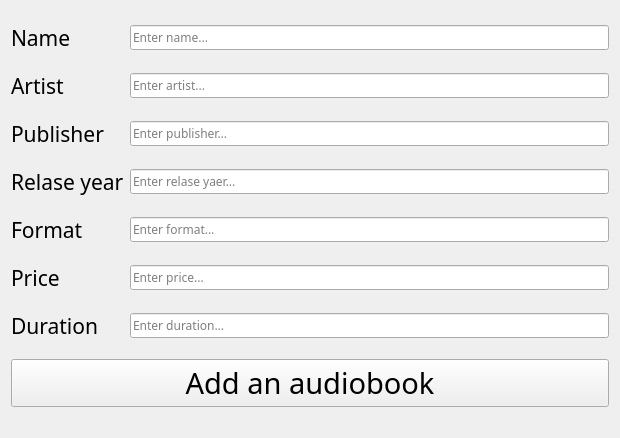
<?xml version="1.0" encoding="UTF-8"?>
<ui version="4.0">
 <class>AddBook</class>
 <widget class="QWidget" name="AddBook">
  <property name="geometry">
   <rect>
    <x>0</x>
    <y>0</y>
    <width>620</width>
    <height>438</height>
   </rect>
  </property>
  <property name="windowTitle">
   <string>Add book</string>
  </property>
  <property name="windowIcon">
   <iconset resource="ICONS.qrc">
    <normaloff>:/new/prefix1/office-reports-icon-outline-office-reports-vector-icon-for-web-design-isolated-on-white-background-700-219898713.jpg</normaloff>:/new/prefix1/office-reports-icon-outline-office-reports-vector-icon-for-web-design-isolated-on-white-background-700-219898713.jpg</iconset>
  </property>
  <layout class="QGridLayout" name="gridLayout">
   <item row="0" column="0">
    <widget class="QLabel" name="label_name">
     <property name="font">
      <font>
       <family>Modern No. 20</family>
       <pointsize>16</pointsize>
      </font>
     </property>
     <property name="text">
      <string>Name</string>
     </property>
    </widget>
   </item>
   <item row="0" column="1">
    <widget class="QLineEdit" name="lineEdit_name">
     <property name="font">
      <font>
       <family>Century Gothic</family>
      </font>
     </property>
     <property name="placeholderText">
      <string>Enter name...</string>
     </property>
    </widget>
   </item>
   <item row="1" column="0">
    <widget class="QLabel" name="label_artist">
     <property name="font">
      <font>
       <family>Modern No. 20</family>
       <pointsize>16</pointsize>
      </font>
     </property>
     <property name="text">
      <string>Artist</string>
     </property>
    </widget>
   </item>
   <item row="1" column="1">
    <widget class="QLineEdit" name="lineEdit_artist">
     <property name="font">
      <font>
       <family>Century Gothic</family>
      </font>
     </property>
     <property name="placeholderText">
      <string>Enter artist...</string>
     </property>
    </widget>
   </item>
   <item row="2" column="0">
    <widget class="QLabel" name="label_pbl">
     <property name="font">
      <font>
       <family>Modern No. 20</family>
       <pointsize>16</pointsize>
      </font>
     </property>
     <property name="text">
      <string>Publisher</string>
     </property>
    </widget>
   </item>
   <item row="2" column="1">
    <widget class="QLineEdit" name="lineEdit_pbl">
     <property name="font">
      <font>
       <family>Century Gothic</family>
      </font>
     </property>
     <property name="placeholderText">
      <string>Enter publisher...</string>
     </property>
    </widget>
   </item>
   <item row="3" column="0">
    <widget class="QLabel" name="label_year">
     <property name="font">
      <font>
       <family>Modern No. 20</family>
       <pointsize>16</pointsize>
      </font>
     </property>
     <property name="text">
      <string>Relase year</string>
     </property>
    </widget>
   </item>
   <item row="3" column="1">
    <widget class="QLineEdit" name="lineEdit_year">
     <property name="font">
      <font>
       <family>Century Gothic</family>
      </font>
     </property>
     <property name="placeholderText">
      <string>Enter relase yaer...</string>
     </property>
    </widget>
   </item>
   <item row="4" column="0">
    <widget class="QLabel" name="label_format">
     <property name="font">
      <font>
       <family>Modern No. 20</family>
       <pointsize>16</pointsize>
      </font>
     </property>
     <property name="text">
      <string>Format</string>
     </property>
    </widget>
   </item>
   <item row="4" column="1">
    <widget class="QLineEdit" name="lineEdit_format">
     <property name="font">
      <font>
       <family>Century Gothic</family>
      </font>
     </property>
     <property name="placeholderText">
      <string>Enter format...</string>
     </property>
    </widget>
   </item>
   <item row="5" column="0">
    <widget class="QLabel" name="label_price">
     <property name="font">
      <font>
       <family>Modern No. 20</family>
       <pointsize>16</pointsize>
      </font>
     </property>
     <property name="text">
      <string>Price</string>
     </property>
    </widget>
   </item>
   <item row="5" column="1">
    <widget class="QLineEdit" name="lineEdit_price">
     <property name="font">
      <font>
       <family>Century Gothic</family>
      </font>
     </property>
     <property name="placeholderText">
      <string>Enter price...</string>
     </property>
    </widget>
   </item>
   <item row="6" column="0">
    <widget class="QLabel" name="label_time">
     <property name="font">
      <font>
       <family>Modern No. 20</family>
       <pointsize>16</pointsize>
      </font>
     </property>
     <property name="text">
      <string>Duration</string>
     </property>
    </widget>
   </item>
   <item row="6" column="1">
    <widget class="QLineEdit" name="lineEdit_time">
     <property name="font">
      <font>
       <family>Century Gothic</family>
      </font>
     </property>
     <property name="placeholderText">
      <string>Enter duration...</string>
     </property>
    </widget>
   </item>
   <item row="7" column="0" colspan="2">
    <widget class="QPushButton" name="Button_book">
     <property name="font">
      <font>
       <family>Modern No. 20</family>
       <pointsize>22</pointsize>
      </font>
     </property>
     <property name="focusPolicy">
      <enum>Qt::StrongFocus</enum>
     </property>
     <property name="autoFillBackground">
      <bool>false</bool>
     </property>
     <property name="text">
      <string>Add an audiobook</string>
     </property>
     <property name="autoRepeat">
      <bool>false</bool>
     </property>
     <property name="autoExclusive">
      <bool>false</bool>
     </property>
     <property name="autoDefault">
      <bool>false</bool>
     </property>
     <property name="default">
      <bool>false</bool>
     </property>
     <property name="flat">
      <bool>false</bool>
     </property>
    </widget>
   </item>
  </layout>
 </widget>
 <resources>
  <include location="ICONS.qrc"/>
 </resources>
 <connections/>
</ui>
